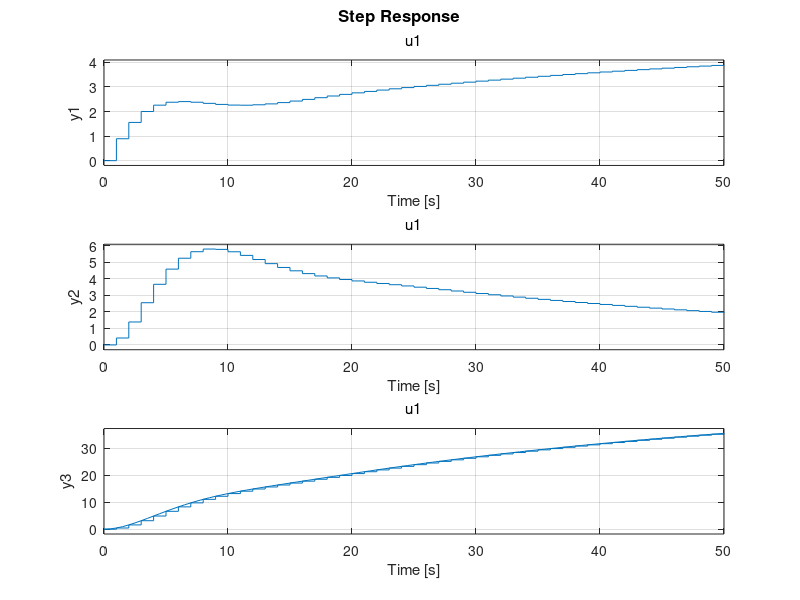

Here is the MATLAB script that generated this plot:
A = [-0.2 -0.1 0;1 -0.2 -0.1;1 0 -0.1];
B = [1;0;0]; 
C = eye(3);
sys_c = ss(A,B,C,0);

T1=1; 
Ad1 = expm(A*T1); 
Bd1 = inv(A)*(Ad1 - eye(3))*B;
sys_d1 = ss(Ad1,Bd1,C,0, T1);

Tf = 50;
step(sys_c,Tf), hold on, step(sys_d1,Tf)
